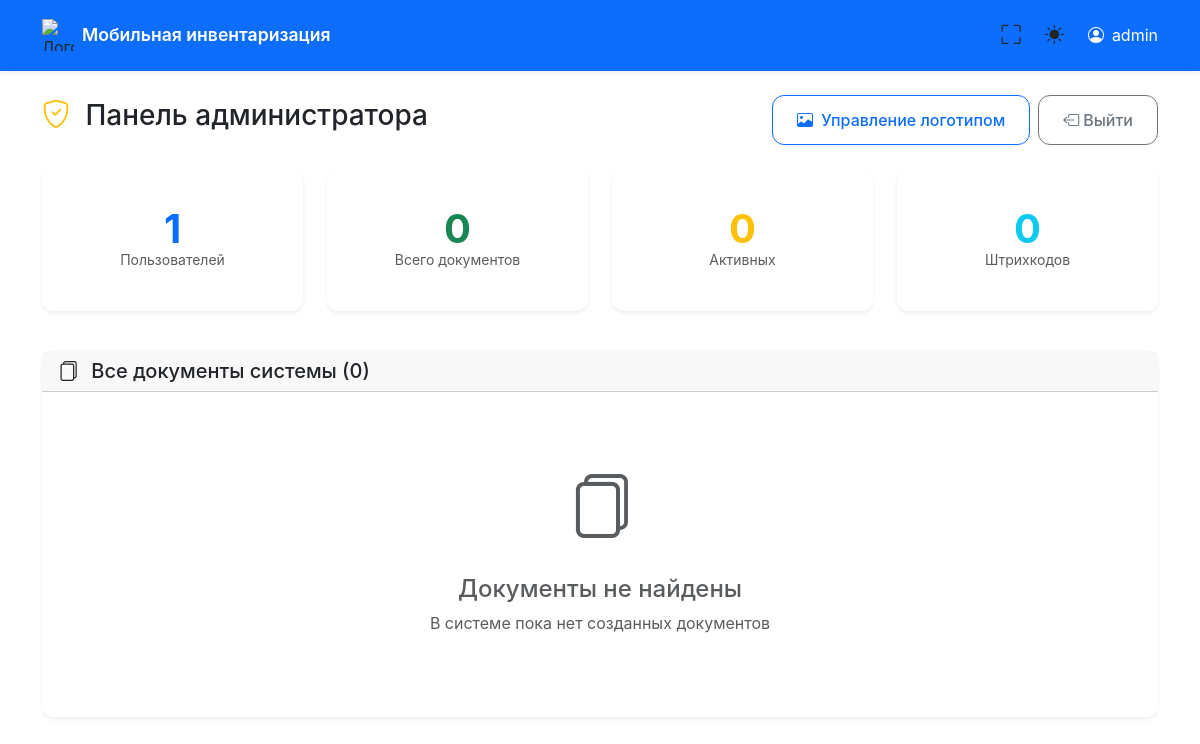
The page /admin/2 on the database as committed earlier.
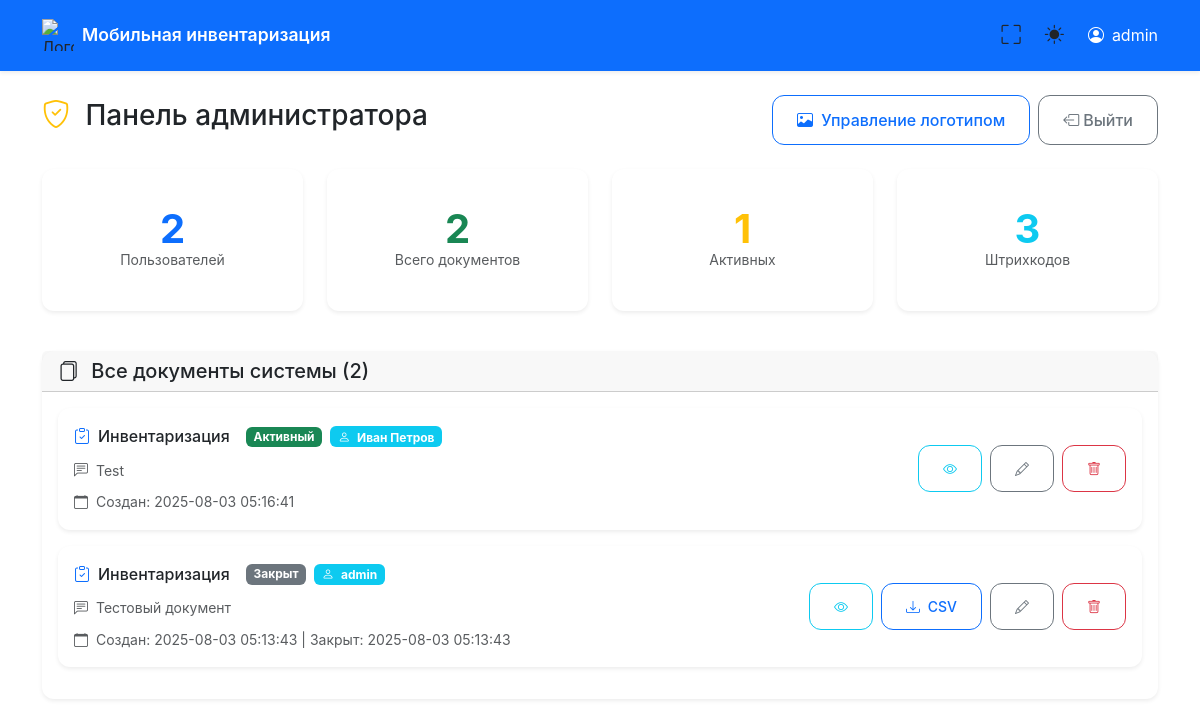
The same page on the database as committed later.
### tables this page shows
CREATE TABLE users (
            id INTEGER PRIMARY KEY AUTOINCREMENT,
            name TEXT UNIQUE NOT NULL,
            created_at TEXT NOT NULL
        );

CREATE TABLE documents (
            id INTEGER PRIMARY KEY AUTOINCREMENT,
            user_id INTEGER NOT NULL,
            doc_type TEXT NOT NULL,
            status TEXT NOT NULL DEFAULT 'active',
            created_at TEXT NOT NULL,
            closed_at TEXT, comment TEXT DEFAULT '',
            FOREIGN KEY (user_id) REFERENCES users (id)
        );

### main.py (the view)
@app.get("/admin/{user_id}", response_class=HTMLResponse)
async def admin_panel(request: Request, user_id: int):
    conn = get_db_connection()
    cursor = conn.cursor()
    cursor.execute("SELECT * FROM users WHERE id = ?", (user_id,))
    user = cursor.fetchone()
    if not user or not is_admin(dict(user)['name']):
        conn.close()
        raise HTTPException(status_code=403, detail="Доступ запрещен")
    all_documents = get_all_documents()
    cursor.execute("SELECT COUNT(*) FROM users")
    total_users = cursor.fetchone()[0]
    cursor.execute("SELECT COUNT(*) FROM documents")
    total_documents = cursor.fetchone()[0]
    cursor.execute("SELECT COUNT(*) FROM documents WHERE status = 'active'")
    active_documents = cursor.fetchone()[0]
    cursor.execute("SELECT COUNT(*) FROM barcodes")
    total_barcodes = cursor.fetchone()[0]
    conn.close()
    return templates.TemplateResponse("admin.html", {
        "request": request,
        "user": dict(user),
        "documents": all_documents,
        "stats": {
            "total_users": total_users,
            "total_documents": total_documents,
            "active_documents": active_documents,
            "total_barcodes": total_barcodes
        }
    })

### templates/admin.html (shortened to what this page needs)
{% extends "base.html" %}
{% block content %}
<div class="row">
    <div class="col-12">
        <div class="d-flex justify-content-between align-items-center mb-4">
            <h1 class="h3">
                <i class="bi bi-shield-check text-warning me-2"></i>
                Панель администратора
            </h1>
            <div class="d-flex gap-2">
                <button class="btn btn-outline-primary" data-bs-toggle="modal" data-bs-target="#logoModal">
                    <i class="bi bi-image me-1"></i>
                    <span class="d-none d-sm-inline">Управление логотипом</span>
                </button>
                <a href="/" class="btn btn-outline-secondary d-none d-md-inline-flex">
                    <i class="bi bi-box-arrow-left me-1"></i>
                    Выйти
                </a>
            </div>
        </div>
    </div>
</div>
<div class="row mb-4">
    <div class="col-6 col-md-3 mb-3">
        <div class="card stats-card border-primary">
            <div class="card-body text-center">
                <div class="stats-number text-primary">{{ stats.total_users }}</div>
                <p class="text-muted mb-0 small">Пользователей</p>
            </div>
        </div>
    </div>
    <div class="col-6 col-md-3 mb-3">
        <div class="card stats-card border-success">
            <div class="card-body text-center">
                <div class="stats-number text-success">{{ stats.total_documents }}</div>
                <p class="text-muted mb-0 small">Всего документов</p>
            </div>
        </div>
    </div>
    <div class="col-6 col-md-3 mb-3">
        <div class="card stats-card border-warning">
            <div class="card-body text-center">
                <div class="stats-number text-warning">{{ stats.active_documents }}</div>
                <p class="text-muted mb-0 small">Активных</p>
            </div>
        </div>
    </div>
    <div class="col-6 col-md-3 mb-3">
        <div class="card stats-card border-info">
            <div class="card-body text-center">
                <div class="stats-number text-info">{{ stats.total_barcodes }}</div>
                <p class="text-muted mb-0 small">Штрихкодов</p>
            </div>
        </div>
    </div>
</div>
<div class="row">
    <div class="col-12">
        <div class="card">
            <div class="card-header">
                <h5 class="mb-0">
                    <i class="bi bi-files me-2"></i>
                    Все документы системы ({{ documents|length }})
                </h5>
            </div>
            <div class="card-body">
                {% if documents %}
                <div class="row">
                    {% for doc in documents %}
                    <div class="col-12 mb-3">
                        <div class="card {{ 'border-success' if doc.status == 'active' else 'border-secondary' }}">
                            <div class="card-body">
                                <div class="row align-items-center">
                                    <div class="col-md-8">
                                        <div class="d-flex align-items-center mb-2">
                                            {% if doc.doc_type == 'Инвентаризация' %}
                                                <i class="bi bi-clipboard-check text-primary me-2"></i>
                                            {% else %}
                                                <i class="bi bi-box-arrow-in-down text-success me-2"></i>
                                            {% endif %}
                                            <h6 class="mb-0 me-3">{{ doc.doc_type }}</h6>
                                            {% if doc.status == 'active' %}
                                                <span class="badge bg-success">Активный</span>
                                            {% else %}
                                                <span class="badge bg-secondary">Закрыт</span>
                                            {% endif %}
                                            <span class="badge bg-info ms-2">
                                                <i class="bi bi-person me-1"></i>
                                                {{ doc.user_name }}
                                            </span>
                                        </div>
                                        {% if doc.comment %}
                                        <div class="mb-2">
                                            <small class="text-muted">
                                                <i class="bi bi-chat-left-text me-1"></i>
                                                {{ doc.comment }}
                                            </small>
                                        </div>
                                        {% endif %}
                                        <div class="small text-muted">
                                            <i class="bi bi-calendar me-1"></i>
                                            Создан: {{ doc.created_at[:19].replace('T', ' ') }}
                                            {% if doc.closed_at %}
                                                | Закрыт: {{ doc.closed_at[:19].replace('T', ' ') }}
                                            {% endif %}
                                        </div>
                                    </div>
                                    <div class="col-md-4">
                                        <div class="d-flex flex-wrap gap-2 justify-content-md-end">
                                            <a href="/admin/document/{{ user.id }}/{{ doc.id }}"
                                               class="btn btn-sm btn-outline-info"
                                               title="Просмотреть документ">
                                                <i class="bi bi-eye"></i>
                                            </a>
                                            {% if doc.status == 'closed' %}
                                                <form method="post" action="/admin/regenerate_csv/{{ user.id }}" class="d-inline">
                                                    <button type="submit" class="btn btn-sm btn-outline-primary">
                                                        <i class="bi bi-download me-1"></i>
                                                        <span class="d-none d-sm-inline">CSV</span>
                                                    </button>
                                                </form>
                                            {% endif %}
                                            <button class="btn btn-sm btn-outline-secondary"
                                                    onclick="editComment({{ doc.id }}, '{{ doc.comment|e }}')"
                                                    title="Редактировать комментарий">
                                                <i class="bi bi-pencil"></i>
                                            </button>
                                            <form method="post" action="/admin/delete_document/{{ user.id }}" class="d-inline">
                                                <button type="submit" class="btn btn-sm btn-outline-danger"
                                                        onclick="return confirm('Удалить документ пользователя {{ doc.user_name }}? Это действие нельзя отменить!')"
                                                        title="Удалить документ">
                                                    <i class="bi bi-trash"></i>
                                                </button>
                                            </form>
                                        </div>
                                    </div>
                                </div>
                            </div>
                        </div>
                    </div>
                    {% endfor %}
                </div>
                {% else %}
                <div class="text-center py-5">
                    <i class="bi bi-files text-muted" style="font-size: 4rem;"></i>
                    <h4 class="text-muted mt-3">Документы не найдены</h4>
                    <p class="text-muted">В системе пока нет созданных документов</p>
                </div>
                {% endif %}
            </div>
        </div>
    </div>
</div>
{% endblock %}

### templates/base.html (shortened to what this page needs)
<!DOCTYPE html>
<html lang="ru" data-bs-theme="light">
<head>
    <link href="https://cdn.jsdelivr.net/npm/bootstrap@5.3.2/dist/css/bootstrap.min.css" rel="stylesheet">
    <link href="https://cdn.jsdelivr.net/npm/bootstrap-icons@1.11.0/font/bootstrap-icons.css" rel="stylesheet">
</head>
<body>
    <nav class="navbar navbar-expand-lg navbar-dark bg-primary">
        <div class="container">
            <div class="d-flex align-items-center">
                <img src="/logo" alt="Логотип" class="logo-svg"
                     style="width: 32px; height: 32px; margin-right: 0.5rem; object-fit: contain;">
                <a class="navbar-brand" href="/">
                    Мобильная инвентаризация
                </a>
            </div>
            <div class="d-flex align-items-center">
                <button class="theme-toggle me-2" onclick="toggleFullscreen()" title="Полноэкранный режим">
                    <i class="bi bi-fullscreen" id="fullscreen-icon"></i>
                </button>
                <button class="theme-toggle me-3" onclick="toggleTheme()" title="Переключить тему">
                    <i class="bi bi-sun-fill" id="theme-icon"></i>
                </button>
                {% if user %}
                <div class="d-flex align-items-center text-white">
                    <i class="bi bi-person-circle me-2"></i>
                    <span class="d-none d-md-inline">{{ user.name }}</span>
                </div>
                {% endif %}
            </div>
        </div>
    </nav>
    <main class="container mt-4 fade-in">
        {% block content %}{% endblock %}
    </main>
</body>
</html>

### templates/base.html (style rules this page uses)
:root { --primary-color: #0d6efd; --secondary-color: #6c757d; --success-color: #198754; --danger-color: #dc3545; --warning-color: #ffc107; --info-color: #0dcaf0; --light-color: #f8f9fa; --dark-color: #212529; --border-radius: 0.75rem; --box-shadow: 0 0.125rem 0.25rem rgba(0, 0, 0, 0.075); --box-shadow-lg: 0 0.5rem 1rem rgba(0, 0, 0, 0.15); }
body { font-family: -apple-system, BlinkMacSystemFont, 'Segoe UI', Roboto, 'Helvetica Neue', Arial, sans-serif; line-height: 1.6; -webkit-font-smoothing: antialiased; -moz-osx-font-smoothing: grayscale; padding-bottom: env(safe-area-inset-bottom); }
.navbar { box-shadow: var(--box-shadow); padding: 0.75rem 0; }
.navbar-brand { font-weight: 600; font-size: 1.1rem; }
.logo-svg { width: 32px; height: 32px; margin-right: 0.5rem; color: currentColor; }
.card { border: none; box-shadow: var(--box-shadow); border-radius: var(--border-radius); transition: all 0.2s ease; }
.btn { border-radius: var(--border-radius); font-weight: 500; padding: 0.75rem 1.5rem; transition: all 0.2s ease; }
.theme-toggle { border: none; background: none; color: inherit; font-size: 1.2rem; padding: 0.5rem; border-radius: 50%; transition: all 0.2s ease; }
.stats-card { text-align: center; padding: 1.5rem; }
.stats-number { font-size: 2.5rem; font-weight: 700; line-height: 1; }
.fade-in { animation: fadeIn 0.3s ease-in; }

Rows that differ between the two databases and show on the page:
added documents: doc_type "Инвентаризация", status "Активный", user_name "Иван Петров", comment "Test", created_at "2025-08-03 05:16:41"
added documents: doc_type "Инвентаризация", status "Закрыт", user_name "admin", comment "Тестовый документ", created_at "2025-08-03 05:13:43", closed_at "2025-08-03 05:13:43"
Other text that changed with them:
{{ stats.total_users }}: "1" → "2"
{{ stats.total_documents }}: "0" → "2"
{{ stats.active_documents }}: "0" → "1"
{{ stats.total_barcodes }}: "0" → "3"
{{ documents|length }}: "0" → "2"
text no longer shown: "Документы не найдены В системе пока нет созданных документов"
